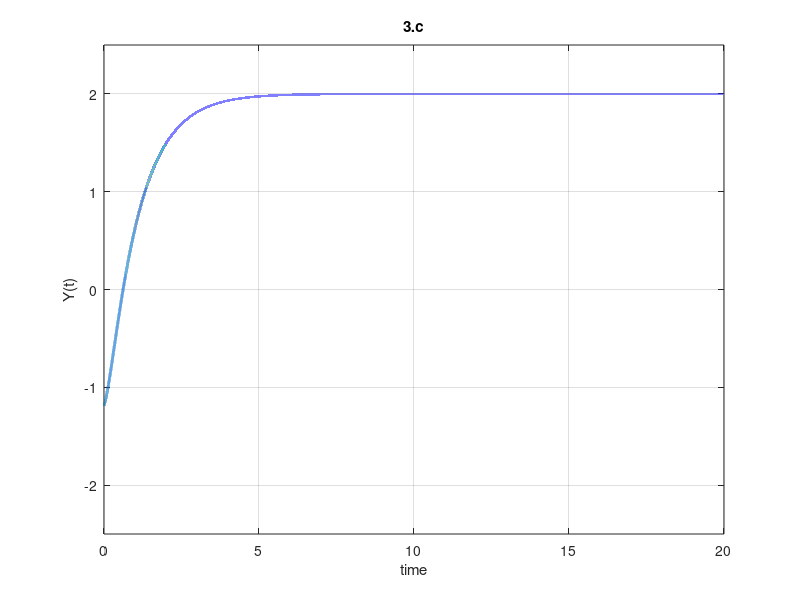

Here is the MATLAB script that generated this plot:
t = 0:0.0001:20;
y = (-3.75) * exp(-t) + (0.75) * (0.75) * exp(-5 * t) + 2;
plot(t, y, 'linewidth', 2)
axis([0 20 -2.5 2.5])
title('3.c')
xlabel('time')
ylabel('Y(t)')
grid
